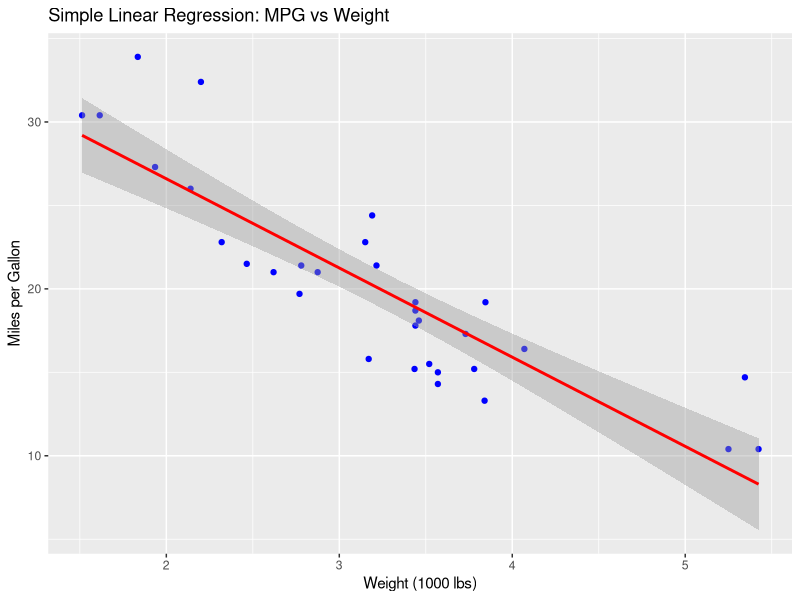
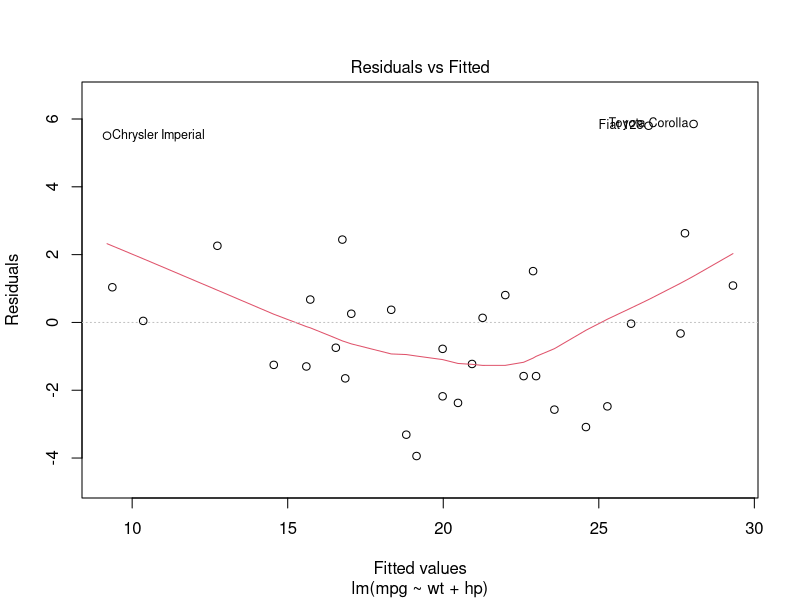
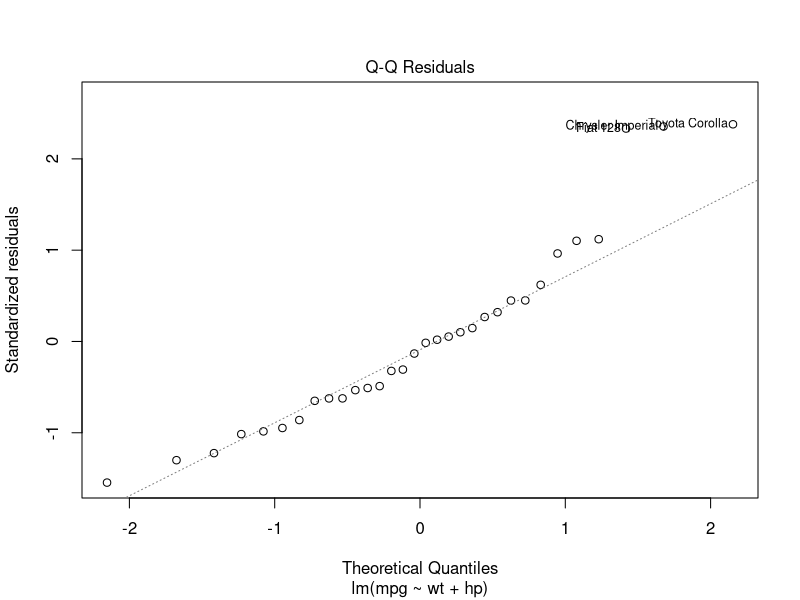
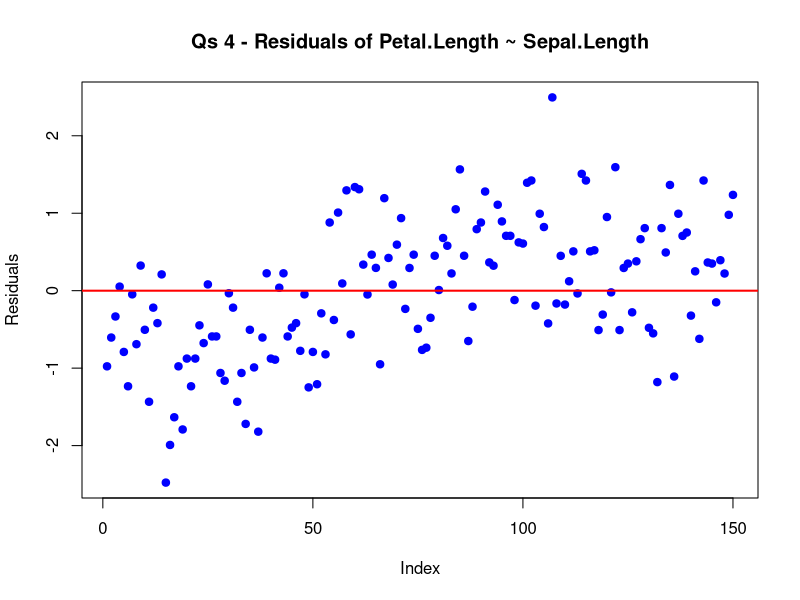

R code for these plots, in order:
library(dplyr)
library(ggplot2)


# Load dataset
data("mtcars")
head(mtcars)

# 1. Simple Linear Regression: mpg predicted by wt
model_simple <- lm(mpg ~ wt, data = mtcars)
summary(model_simple)

# 2. Plot regression line
ggplot(mtcars, aes(x = wt, y = mpg)) + geom_point(color = "blue") + geom_smooth(method = "lm", se = TRUE, color = "red") + labs(title = "Simple Linear Regression: MPG vs Weight", x = "Weight (1000 lbs)", y = "Miles per Gallon") # nolint

# 3. Multiple Linear Regression: mpg predicted by wt and hp
model_multiple <- lm(mpg ~ wt + hp, data = mtcars)
summary(model_multiple)

# 4. Residual diagnostics
plot(model_multiple, which = 1) # Residuals vs Fitted
plot(model_multiple, which = 2) # Q-Q Plot




# Exercise Question ----------------------------->

# Qs 1 ------------------------------------------>
cat(paste("\nQuestion 1 ---------->\n"))
data("iris")
model1 <- lm(Petal.Length ~ Sepal.Length, data = iris)
summary(model1)

# Qs 2 ------------------------------------------>
cat(paste("\nQuestion 2 ---------->\n"))
data("mtcars")
model2 <- lm(mpg ~ wt + hp + drat, data = mtcars)
summary(model2)

# Qs 3 ------------------------------------------>
cat(paste("\nQuestion 3 ---------->\n"))
r2 <- summary(model2)$r.squared
adj_r2 <- summary(model2)$adj.r.squared
cat("R²:", r2, "\nAdjusted R²:", adj_r2, "\n")

# Qs 4 ------------------------------------------>
cat(paste("\nQuestion 4 ---------->\n"))
plot(model1$residuals, main = "Qs 4 - Residuals of Petal.Length ~ Sepal.Length", ylab = "Residuals", xlab = "Index", col = "blue", pch = 19) # nolint
abline(h = 0, col = "red", lwd = 2)

# Qs 5 ------------------------------------------>
cat(paste("\nQuestion 5 ---------->\n"))
data("airquality")
airquality_clean <- na.omit(airquality) # Remove missing values
model3 <- lm(Ozone ~ Temp, data = airquality_clean)
summary(model3)
